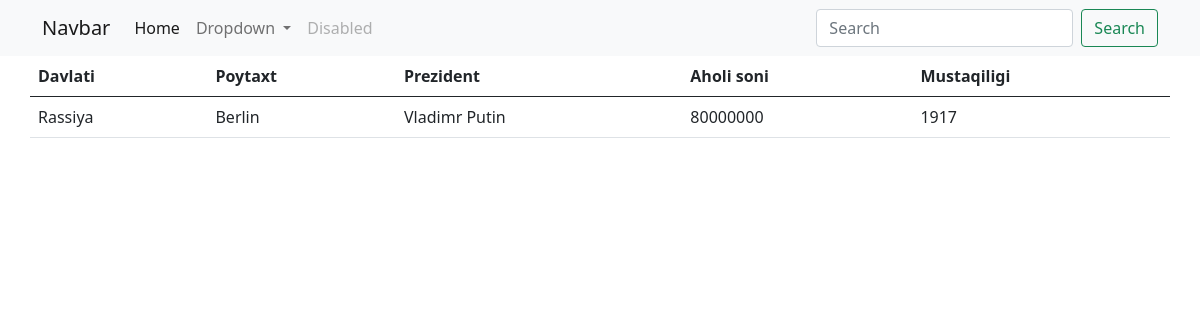
The page /poytaxt/4/ on the database its author committed.
### home/models.py (models this page shows, shortened)
class CountryModel(models.Model):
    d_name = models.CharField(max_length=30)
    president = models.CharField(max_length=30)
    aholi_soni = models.PositiveIntegerField()
    mustaqilligi = models.PositiveIntegerField()
    class Meta:
        verbose_name = 'Country'
        verbose_name_plural = 'Countries'

class Poytaxt(models.Model):
    p_name = models.CharField(max_length=100)
    davlat = models.OneToOneField(CountryModel, on_delete=models.RESTRICT)
    class Meta:
        verbose_name = 'Poytaxt'
        verbose_name_plural = 'Poytaxtlar'

### home/views.py (the view)
# urls.py: path('poytaxt/<int:pk>/', poytaxt_view, name='poytaxt')
def poytaxt_view(request, pk):
    obj1 = Poytaxt.objects.get(id=pk)
    asd = CountryModel.objects.get(id=pk)
    return render(request, 'main/contrib.html', context={
        'obj1': obj1,
        "asd": asd
    })

### template/main/contrib.html
{% extends 'leyauts/base.html' %}
{% block content %}
    <table class="table">
        <thead>
        <tr>
            <th scope="col">Davlati</th>
            <th scope="col">Poytaxt</th>
            <th scope="col">Prezident</th>
            <th scope="col">Aholi soni</th>
            <th scope="col">Mustaqiligi</th>
        </tr>
        </thead>
        <tbody>
        <tr>
            <td>{{ asd.d_name }}</td>
            <td>{{ obj1.p_name }}</td>
            <td>{{ asd.president }}</td>
            <td>{{ asd.aholi_soni }}</td>
            <td>{{ asd.mustaqilligi }}</td>
        </tr>
        </tbody>
    </table>
{% endblock %}

### rows shown on the page
CountryModel: d_name "Rassiya", president "Vladimr Putin", aholi_soni "80000000", mustaqilligi "1917"
Poytaxt: p_name "Berlin"
